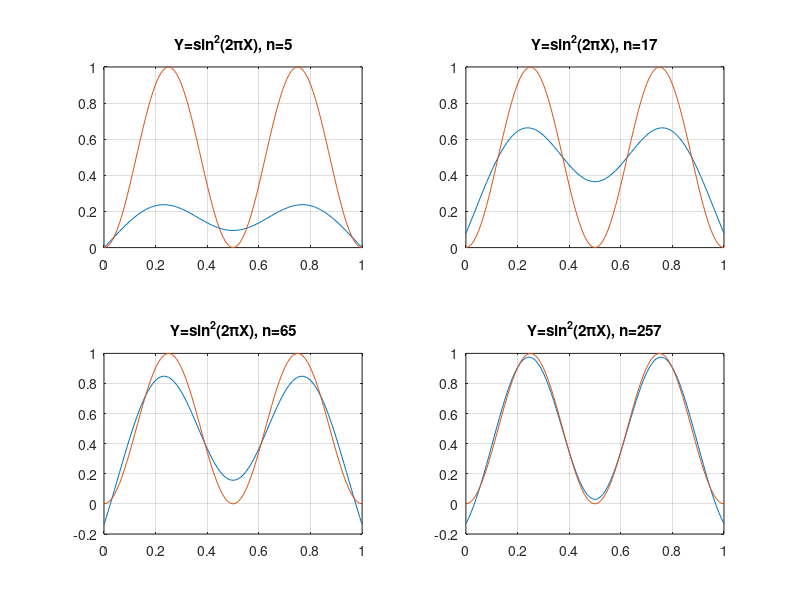

Write MATLAB code to recreate this figure.
Y = [
1.0000249e-05
0.014748332
0.029688245
0.044742074
0.059819033
0.074826225
0.089669419
0.10425382
0.11848514
0.13227044
0.14551916
0.15814397
0.17006185
0.181195
0.19147153
0.20082664
0.20920328
0.21655266
0.22283524
0.22802106
0.23209028
0.23503355
0.23685228
0.2375586
0.23717553
0.23573674
0.23328648
0.22987885
0.22557764
0.22045567
0.21459387
0.20808054
0.20101033
0.19348342
0.18560427
0.17748033
0.16922126
0.16093716
0.15273739
0.14472999
0.13701933
0.12970564
0.12288377
0.11664172
0.1110599
0.1062101
0.10215444
0.098944926
0.096622574
0.095217219
0.094746828
0.095217219
0.096622581
0.098944878
0.10215443
0.1062101
0.1110599
0.11664172
0.12288373
0.12970566
0.13701931
0.14472999
0.15273739
0.16093716
0.16922126
0.17748035
0.18560424
0.19348345
0.20101033
0.20808054
0.21459387
0.22045568
0.22557768
0.22987884
0.23328648
0.23573674
0.23717557
0.23755865
0.2368523
0.23503357
0.23209026
0.22802106
0.22283524
0.2165527
0.20920326
0.20082665
0.19147149
0.181195
0.17006182
0.15814398
0.1455192
0.13227043
0.11848513
0.10425383
0.089669421
0.074826272
0.059819066
0.044741996
0.029688212
0.014748287
1.0000277e-05
];
X = 0:100;
X = .01 * X;
YY = sin(2 * pi * X) .* sin(2 * pi * X);
subplot(2,2,1)
plot(X,Y,X,YY)
title('Y=sin^2(2\piX), n=5')
grid

Y = [
0.078171716
0.11304016
0.14846146
0.18423134
0.22013789
0.25596406
0.2914892
0.32649134
0.36074902
0.39404394
0.42616295
0.45690019
0.48605945
0.51345654
0.53892079
0.56229764
0.58345029
0.60226123
0.61863387
0.632494
0.64379049
0.65249646
0.65860987
0.66215331
0.66317472
0.66174642
0.65796507
0.65195051
0.64384441
0.63380967
0.62202764
0.60869704
0.5940312
0.57825625
0.5616083
0.54433059
0.52667113
0.5088796
0.49120425
0.47388976
0.45717323
0.44128237
0.42643233
0.41282312
0.40063739
0.39003827
0.38116703
0.3741419
0.36905604
0.36597732
0.3649463
0.36597675
0.369055
0.37414008
0.3811648
0.39003556
0.4006342
0.41281949
0.42642825
0.44127801
0.45716854
0.47388477
0.49119904
0.50887424
0.52666566
0.54432506
0.56160276
0.57825088
0.59402591
0.60869194
0.62202279
0.63380514
0.64384038
0.65194665
0.65796174
0.66174359
0.66317245
0.66215166
0.65860883
0.65249603
0.64379064
0.63249485
0.61863541
0.60226348
0.5834532
0.56230121
0.53892503
0.51346151
0.48606504
0.45690645
0.42616989
0.39405142
0.360757
0.32649985
0.29149825
0.25597359
0.22014781
0.1842414
0.14847205
0.11305101
0.078182854
];
subplot(2,2,2)
plot(X,Y,X,YY)
title('Y=sin^2(2\piX), n=17')
grid

Y = [
-0.13726446
-0.082852858
-0.026713301
0.030802615
0.089317519
0.14843359
0.20773503
0.26679285
0.32516764
0.38241657
0.4380955
0.49176588
0.54299933
0.59138273
0.63652326
0.67805341
0.71563653
0.74897078
0.77779426
0.80188765
0.82107902
0.8352463
0.84432054
0.84828564
0.84718158
0.84110463
0.83020576
0.81469119
0.79481944
0.77089983
0.74328899
0.71238628
0.67863052
0.64249357
0.60447672
0.56510219
0.52490811
0.48444243
0.44425419
0.40488788
0.36687549
0.33073154
0.29694344
0.26596688
0.23822019
0.21407725
0.19386373
0.17785233
0.1662584
0.15923909
0.15688844
0.15923854
0.16625738
0.17785051
0.19386166
0.2140746
0.23821705
0.26596326
0.29693928
0.33072716
0.36687089
0.40488266
0.44424865
0.4844366
0.52490203
0.56509571
0.60447016
0.64248712
0.67862384
0.71237956
0.74328226
0.7708932
0.79481297
0.81468464
0.83019941
0.84109846
0.84717555
0.84827974
0.84431506
0.83524137
0.82107435
0.80188322
0.77779021
0.74896731
0.71563321
0.67805036
0.63652057
0.59138075
0.54299796
0.49176484
0.43809499
0.3824162
0.32516789
0.26679329
0.20773598
0.14843502
0.089319247
0.030804431
-0.026710913
-0.082850325
-0.13726145
];
subplot(2,2,3)
plot(X,Y,X,YY)
title('Y=sin^2(2\piX), n=65')
grid

Y = [
-0.13155118
-0.096690397
-0.056993419
-0.012752944
0.035672179
0.087860765
0.14332982
0.20154196
0.26190948
0.32380169
0.38655029
0.44945993
0.51181691
0.57289633
0.63197528
0.68834157
0.74130296
0.79020087
0.83441796
0.87338982
0.906612
0.93365202
0.95415534
0.96785101
0.97456032
0.97419816
0.96677819
0.9524129
0.93131497
0.90379269
0.87025074
0.83118252
0.7871647
0.73884865
0.68695374
0.63225483
0.57557049
0.51775452
0.45967921
0.40222322
0.34625845
0.2926379
0.24217899
0.19565357
0.15377491
0.11718548
0.08644785
0.062035393
0.044323664
0.033585959
0.029988074
0.033585218
0.044321971
0.06203326
0.086445359
0.11718237
0.15377127
0.19564932
0.24217398
0.29263265
0.3462532
0.40221776
0.45967359
0.51774923
0.57556496
0.6322493
0.68694879
0.7388447
0.78716073
0.8311789
0.87024763
0.90379041
0.93131293
0.95241161
0.96677759
0.97419808
0.97456033
0.96785237
0.95415701
0.93365447
0.9066153
0.87339347
0.83442203
0.79020553
0.74130801
0.6883463
0.63198072
0.57290175
0.51182229
0.44946529
0.38655544
0.32380623
0.26191413
0.20154588
0.14333323
0.087863983
0.035674775
-0.012751605
-0.056992917
-0.096690853
-0.13155207
];
subplot(2,2,4)
plot(X,Y,X,YY)
title('Y=sin^2(2\piX), n=257')
grid

